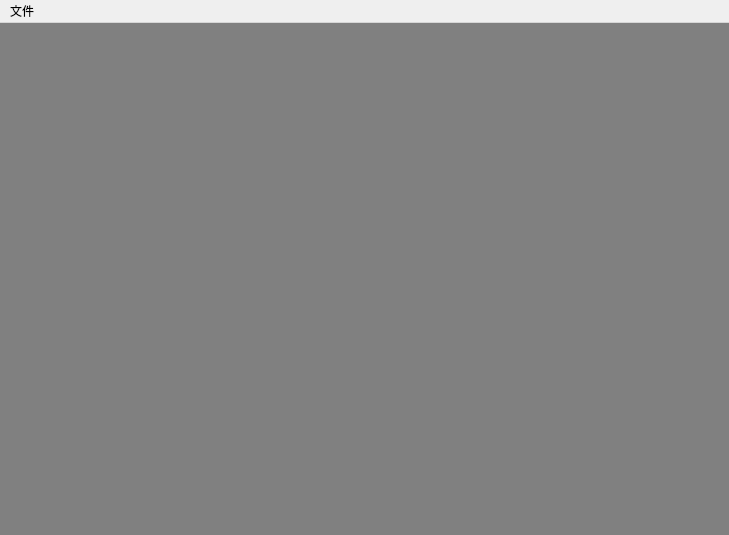
<?xml version="1.0" encoding="UTF-8"?>
<ui version="4.0">
 <class>ImageViewerXClass</class>
 <widget class="QMainWindow" name="ImageViewerXClass">
  <property name="geometry">
   <rect>
    <x>0</x>
    <y>0</y>
    <width>729</width>
    <height>535</height>
   </rect>
  </property>
  <property name="windowTitle">
   <string>ImageViewerX</string>
  </property>
  <widget class="QWidget" name="centralWidget">
   <property name="styleSheet">
    <string notr="true">background-color: rgb(128, 128, 128);</string>
   </property>
   <layout class="QGridLayout" name="gridLayout"/>
  </widget>
  <widget class="QMenuBar" name="menuBar">
   <property name="geometry">
    <rect>
     <x>0</x>
     <y>0</y>
     <width>729</width>
     <height>26</height>
    </rect>
   </property>
   <widget class="QMenu" name="menu">
    <property name="title">
     <string>文件</string>
    </property>
    <addaction name="actionOpen"/>
    <addaction name="actionAbout"/>
   </widget>
   <addaction name="menu"/>
  </widget>
  <action name="actionOpen">
   <property name="text">
    <string>打开(&amp;O)</string>
   </property>
   <property name="shortcut">
    <string>Ctrl+O</string>
   </property>
  </action>
  <action name="actionSave">
   <property name="text">
    <string>保存(&amp;S)</string>
   </property>
  </action>
  <action name="actionImport">
   <property name="text">
    <string>导入(&amp;I)</string>
   </property>
  </action>
  <action name="actionExport">
   <property name="text">
    <string>导出(&amp;E)</string>
   </property>
  </action>
  <action name="actionExit">
   <property name="text">
    <string>退出(&amp;X)</string>
   </property>
  </action>
  <action name="actionAbout">
   <property name="icon">
    <iconset resource="ImageViewerX.qrc">
     <normaloff>:/ImageViewerX/res/about.png</normaloff>:/ImageViewerX/res/about.png</iconset>
   </property>
   <property name="text">
    <string>关于(F1)</string>
   </property>
   <property name="shortcut">
    <string>F1</string>
   </property>
  </action>
 </widget>
 <layoutdefault spacing="6" margin="11"/>
 <resources>
  <include location="ImageViewerX.qrc"/>
 </resources>
 <connections/>
</ui>
